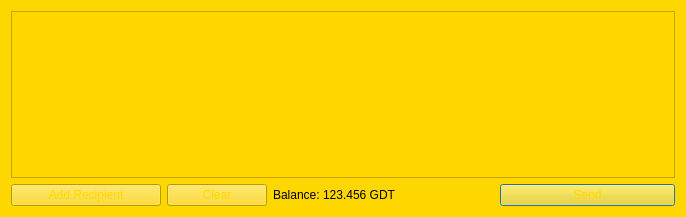
<?xml version="1.0" encoding="UTF-8"?>
<ui version="4.0">
 <class>SendCoinsDialog</class>
 <widget class="QDialog" name="SendCoinsDialog">
  <property name="geometry">
   <rect>
    <x>0</x>
    <y>0</y>
    <width>686</width>
    <height>217</height>
   </rect>
  </property>
  <property name="windowTitle">
   <string>Send Coins</string>
  </property>
  <property name="styleSheet">
   <string notr="true">background-color: rgb(255, 215, 0);</string>
  </property>
  <layout class="QVBoxLayout" name="verticalLayout">
   <item>
    <widget class="QScrollArea" name="scrollArea">
     <property name="widgetResizable">
      <bool>true</bool>
     </property>
     <widget class="QWidget" name="scrollAreaWidgetContents">
      <property name="geometry">
       <rect>
        <x>0</x>
        <y>0</y>
        <width>666</width>
        <height>163</height>
       </rect>
      </property>
      <layout class="QVBoxLayout" name="verticalLayout_2">
       <property name="leftMargin">
        <number>0</number>
       </property>
       <property name="topMargin">
        <number>0</number>
       </property>
       <property name="rightMargin">
        <number>0</number>
       </property>
       <property name="bottomMargin">
        <number>0</number>
       </property>
       <item>
        <layout class="QVBoxLayout" name="entries">
         <property name="spacing">
          <number>6</number>
         </property>
        </layout>
       </item>
       <item>
        <spacer name="verticalSpacer">
         <property name="orientation">
          <enum>Qt::Vertical</enum>
         </property>
         <property name="sizeHint" stdset="0">
          <size>
           <width>20</width>
           <height>40</height>
          </size>
         </property>
        </spacer>
       </item>
      </layout>
     </widget>
    </widget>
   </item>
   <item>
    <layout class="QHBoxLayout" name="horizontalLayout">
     <item>
      <widget class="QPushButton" name="addButton">
       <property name="minimumSize">
        <size>
         <width>150</width>
         <height>0</height>
        </size>
       </property>
       <property name="toolTip">
        <string>Send to multiple recipients at once</string>
       </property>
       <property name="whatsThis">
        <string>&lt;html&gt;&lt;head/&gt;&lt;body&gt;&lt;p&gt;&lt;br/&gt;&lt;/p&gt;&lt;/body&gt;&lt;/html&gt;</string>
       </property>
       <property name="styleSheet">
        <string notr="true">font: 11pt &quot;MS Shell Dlg 2&quot;;
color: rgb(255, 215, 0);
background-image: url(:/icons/background1);
</string>
       </property>
       <property name="text">
        <string>Add Recipient</string>
       </property>
       <property name="autoDefault">
        <bool>false</bool>
       </property>
      </widget>
     </item>
     <item>
      <widget class="QPushButton" name="clearButton">
       <property name="sizePolicy">
        <sizepolicy hsizetype="Minimum" vsizetype="Fixed">
         <horstretch>0</horstretch>
         <verstretch>0</verstretch>
        </sizepolicy>
       </property>
       <property name="minimumSize">
        <size>
         <width>100</width>
         <height>0</height>
        </size>
       </property>
       <property name="toolTip">
        <string>Remove all transaction fields</string>
       </property>
       <property name="styleSheet">
        <string notr="true">font: 11pt &quot;MS Shell Dlg 2&quot;;
color: rgb(255,215,0);
background-image: url(:/icons/background1);</string>
       </property>
       <property name="text">
        <string>Clear</string>
       </property>
       <property name="autoRepeatDelay">
        <number>300</number>
       </property>
       <property name="autoDefault">
        <bool>false</bool>
       </property>
      </widget>
     </item>
     <item>
      <layout class="QHBoxLayout" name="horizontalLayout_2">
       <property name="spacing">
        <number>3</number>
       </property>
       <item>
        <widget class="QLabel" name="label">
         <property name="styleSheet">
          <string notr="true">font: 11pt &quot;MS Shell Dlg 2&quot;;
selection-color: rgb(0, 0, 0);</string>
         </property>
         <property name="text">
          <string>Balance:</string>
         </property>
        </widget>
       </item>
       <item>
        <widget class="QLabel" name="labelBalance">
         <property name="cursor">
          <cursorShape>IBeamCursor</cursorShape>
         </property>
         <property name="styleSheet">
          <string notr="true">font: 11pt &quot;MS Shell Dlg 2&quot;;</string>
         </property>
         <property name="text">
          <string>123.456 GDT</string>
         </property>
         <property name="textInteractionFlags">
          <set>Qt::LinksAccessibleByMouse|Qt::TextSelectableByKeyboard|Qt::TextSelectableByMouse</set>
         </property>
        </widget>
       </item>
      </layout>
     </item>
     <item>
      <spacer name="horizontalSpacer">
       <property name="orientation">
        <enum>Qt::Horizontal</enum>
       </property>
       <property name="sizeHint" stdset="0">
        <size>
         <width>40</width>
         <height>20</height>
        </size>
       </property>
      </spacer>
     </item>
     <item>
      <widget class="QPushButton" name="sendButton">
       <property name="minimumSize">
        <size>
         <width>175</width>
         <height>0</height>
        </size>
       </property>
       <property name="toolTip">
        <string>Confirm the send action</string>
       </property>
       <property name="styleSheet">
        <string notr="true">font: 11pt &quot;MS Shell Dlg 2&quot;;
color: rgb(255, 215, 0);
background-image: url(:/icons/background1);</string>
       </property>
       <property name="text">
        <string>Send</string>
       </property>
       <property name="default">
        <bool>true</bool>
       </property>
      </widget>
     </item>
    </layout>
   </item>
  </layout>
 </widget>
 <resources/>
 <connections/>
</ui>
